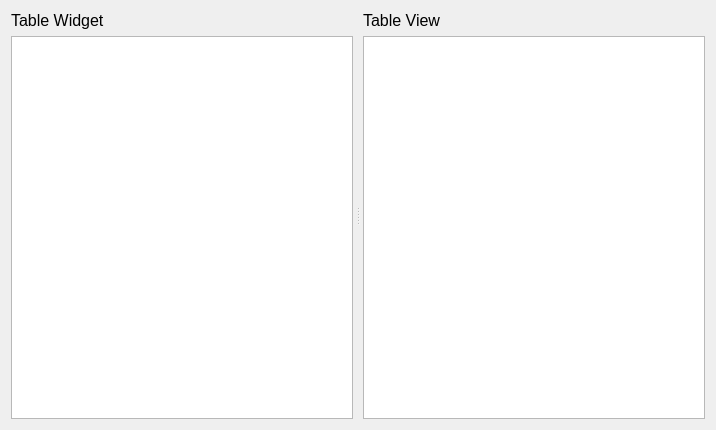
<?xml version="1.0" encoding="UTF-8"?>
<ui version="4.0">
 <class>TableWidget_View</class>
 <widget class="QWidget" name="TableWidget_View">
  <property name="geometry">
   <rect>
    <x>0</x>
    <y>0</y>
    <width>716</width>
    <height>430</height>
   </rect>
  </property>
  <property name="windowTitle">
   <string>Form</string>
  </property>
  <layout class="QGridLayout" name="gridLayout">
   <item row="0" column="0">
    <widget class="QSplitter" name="splitter">
     <property name="orientation">
      <enum>Qt::Horizontal</enum>
     </property>
     <property name="handleWidth">
      <number>10</number>
     </property>
     <widget class="QWidget" name="">
      <layout class="QVBoxLayout" name="verticalLayout_1">
       <item>
        <widget class="QLabel" name="label_1">
         <property name="font">
          <font>
           <pointsize>12</pointsize>
          </font>
         </property>
         <property name="text">
          <string>Table Widget</string>
         </property>
         <property name="alignment">
          <set>Qt::AlignLeading|Qt::AlignLeft|Qt::AlignVCenter</set>
         </property>
        </widget>
       </item>
       <item>
        <widget class="QTableWidget" name="tableWidget"/>
       </item>
      </layout>
     </widget>
     <widget class="QWidget" name="">
      <layout class="QVBoxLayout" name="verticalLayout_2">
       <item>
        <widget class="QLabel" name="label_2">
         <property name="font">
          <font>
           <pointsize>12</pointsize>
          </font>
         </property>
         <property name="text">
          <string>Table View</string>
         </property>
         <property name="alignment">
          <set>Qt::AlignLeading|Qt::AlignLeft|Qt::AlignVCenter</set>
         </property>
        </widget>
       </item>
       <item>
        <widget class="QTableView" name="tableView"/>
       </item>
      </layout>
     </widget>
    </widget>
   </item>
  </layout>
 </widget>
 <resources/>
 <connections/>
</ui>
